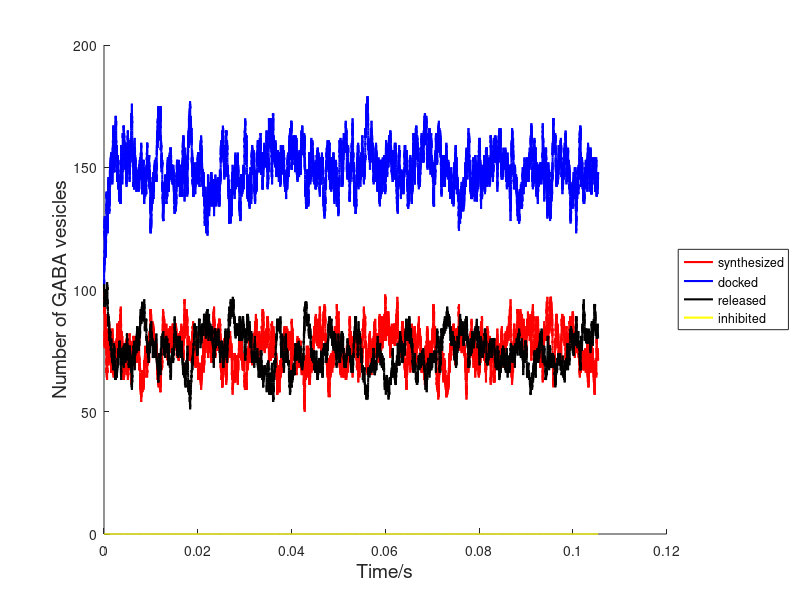
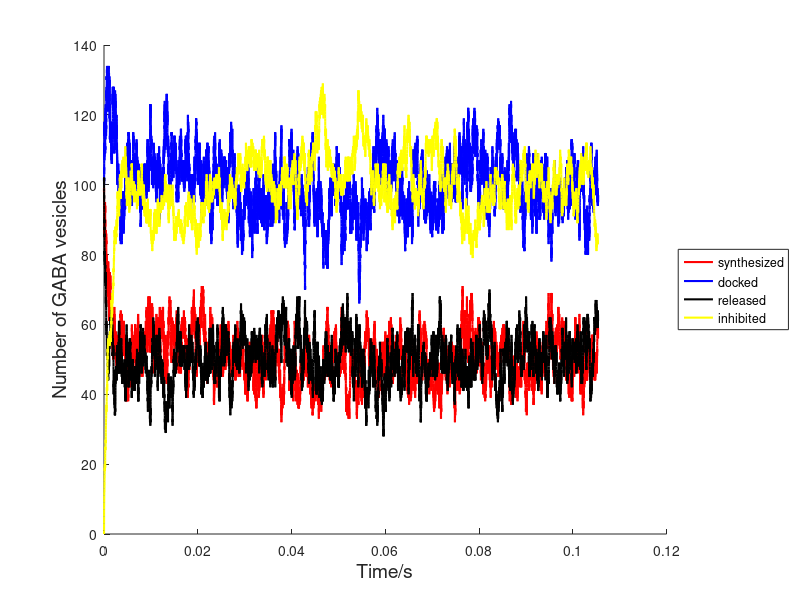
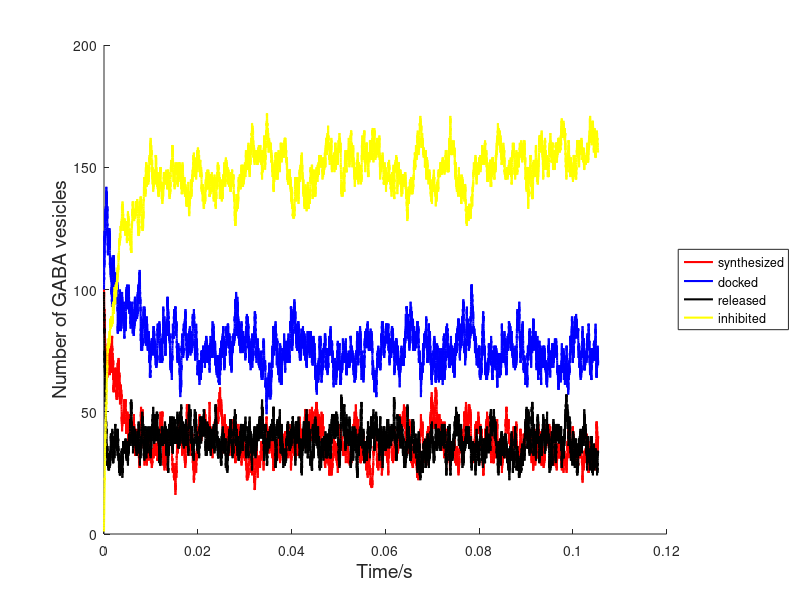

Recreate these plots in MATLAB, in order. (Note: this script raises an error after producing the figures.)
%%% This files contains codes of stochastic model of GABA release.

clear

%% Step1: Model Input & Initial Condition

Gi = [0,100,200]; % #

rand('seed',0) % We set the seed to debug and reproduce our work.

% set the inital four state respectively

state_C0 = zeros(4e4,length(Gi));
state_C1 = zeros(4e4,length(Gi));
state_C2 = zeros(4e4,length(Gi));
state_C3 = zeros(4e4,length(Gi));

tjump(1) = 0; % set the inital time

%% Step2: Run simulations

for i = 1:length(Gi)
    C0 = 100; % #
    C1 = 100; % #
    C2 = 100; % #
    C3 = 0; % #
    G = Gi(i);

    for k=1:40000
    kf1 = 2e3*C0; % #/s
    kb1 = 1e3*C1; % #/s
    kf2 = 5e2*C1;  % #/s
    kb2 = 1e3*C2; % #/s
    kf3 = 1e1*G*C2; % #/s
    kb3 = 5e2*C3; % #/s

    time_kf1 = -log(rand)./kf1; % waiting time for one transition from vesicle to dockingto happen
    time_kb1 = -log(rand)./kb1; % waiting time for one transition from docking to vesicle to happen
    time_kf2 = -log(rand)./kf2; % waiting time for one transition from docking to release to happen
    time_kb2 = -log(rand)./kb2; % waiting time for one transition from release to docking to happen
    time_kf3 = -log(rand)./kf3; % waiting time for one transition from docking to inhibited to happen
    time_kb3 = -log(rand)./kb3; % waiting time for one transition from inhibited to docking to happen

  %%% The minium simulated time interval above is the exact reaction that 
  %%% might happen in a certain period of time.  
  
    time = min([time_kf1,time_kb1,time_kf2,time_kb2,time_kf3,time_kb3]); 

  %%% Update the results according to happened reactions
  
        if time == time_kf1 % transition from vesicle to docking happens
            C0 = C0 - 1;
            C1 = C1 + 1;
        elseif time == time_kb1 % transition from docking to vesicle happens
            C1 = C1 - 1;
            C0 = C0 + 1;
        elseif time == time_kf2 % transition from docking to release happens
            C1 = C1 - 1;
            C2 = C2 + 1;
        elseif time == time_kb2 % transition from release to docking happens
            C1 = C1 + 1;
            C2 = C2 - 1;
        elseif time == time_kf3 % transition from docking to inhibited happens
            C2 = C2 - 1;
            C3 = C3 + 1;
        elseif time == time_kb3 % transition from inhibited to docking happens
            C3 = C3 - 1;
            C2 = C2 + 1;
        end
    
%%% save the resutls
state_C0(k,i) = C0;
state_C1(k,i) = C1;
state_C2(k,i) = C2;
state_C3(k,i) = C3;
tjump(k) = time;
tlast(k) = sum(tjump(1:k)); % update the total reaction time

    end
    
 % iterate the process
 
end

%% Step3: Save/Plot results

for i = 1:length(Gi)
figure
hold on
plot(tlast,state_C0(:,i),'r','LineWidth',1.5)
plot(tlast,state_C1(:,i),'b','LineWidth',1.5)
plot(tlast,state_C2(:,i),'k','LineWidth',1.5)
plot(tlast,state_C3(:,i),'y','LineWidth',1.5)
figurelegend = char('synthesized','docked','released','inhibited');
legend(figurelegend,'Location','EastOutside')
xlabel('Time/s','FontSize',14)
ylabel('Number of GABA vesicles','FontSize',14)
hold off
end

% errorbar
mean = [mean(state_C2(:,1)),mean(state_C3(:,1));mean(state_C2(:,2)),mean(state_C3(:,2));...
    mean(state_C2(:,3)),mean(state_C3(:,3))];
std = [std(state_C2(:,1)),std(state_C3(:,1));std(state_C2(:,2)),std(state_C3(:,2));...
    std(state_C2(:,3)),std(state_C3(:,3))];
gpname = {['Control'],['MOR-siRNA injected'],['Wild Type']};
leg = {['GABA released'],['GABA inhibited']};
figure
barweb(mean,std,1,gpname);
legend(leg,'Location','EastOutside')
xticklabel_rotate([1 2 3],45,gpname)
ylabel('Number of GABA vesicles')
